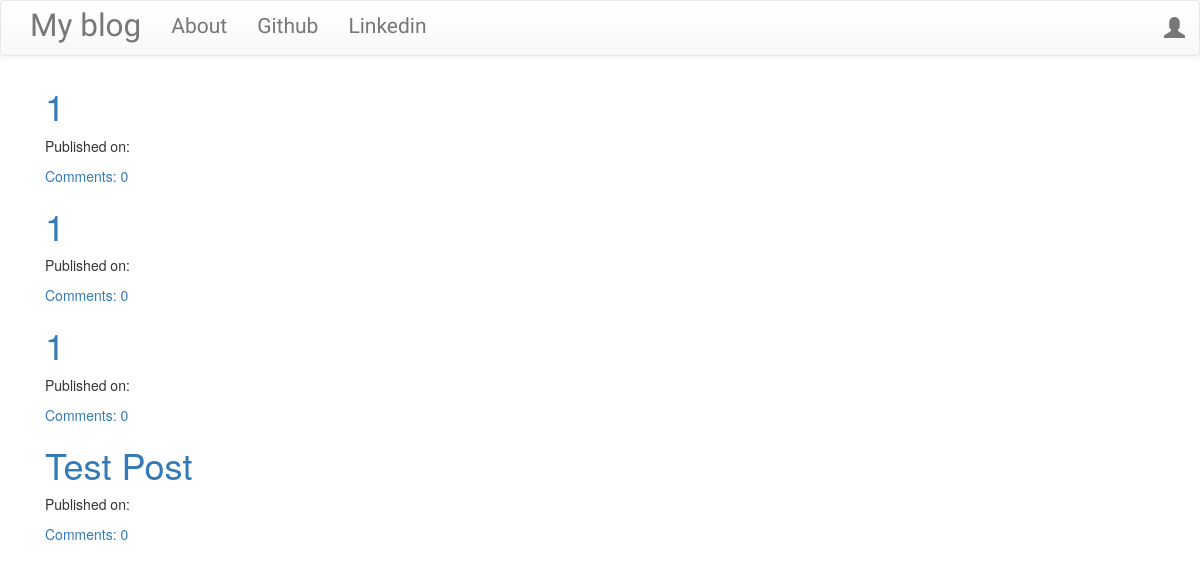
The app's page /, older data.
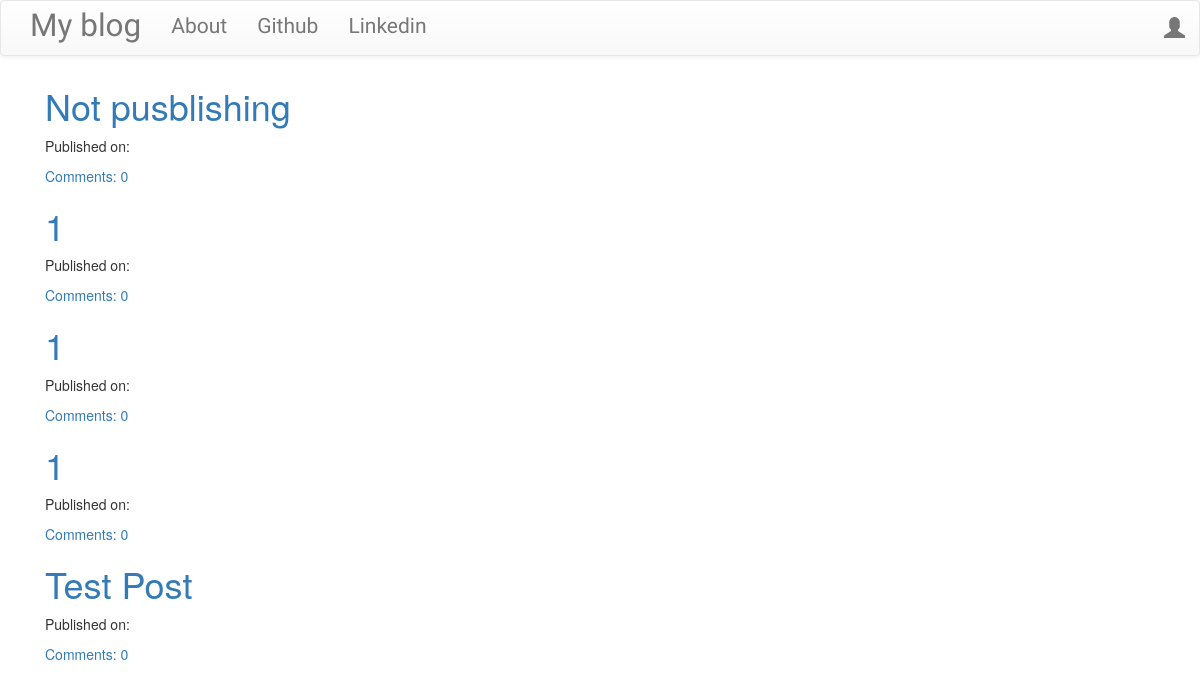
The same page, newer data.
### blog/models.py (models this page shows, shortened)
class Post(models.Model):
    author = models.ForeignKey('auth.User', on_delete=CASCADE)
    title = models.CharField(max_length=200)
    text = models.TextField()
    created_date = models.DateTimeField(default=timezone.now)
    published_date = models.DateTimeField(blank=True,null=True)
    def approve_comments(self):
        return self.comments.filter(approved_comment=True)

### blog/views.py (the view)
# urls.py: url(r'^$',views.PostListView.as_view(),name='post_list'),
class PostListView(ListView):
    model = Post
    def get_queryset(self):
        return Post.objects.filter(published_date__lte=timezone.now()).order_by('-published_date')

### blog/templates/blog/post_list.html
{% extends "blog/base.html" %}
{% block content %}
<div class="centerstage">
    {% for post in post_list %}
    <div class="post">
        <h1><a href="{% url 'post_detail' pk=post.pk %}">{{ post.title }}</a></h1>
        <div class="date">
            <p>Published on: {{post.published|date:"D M Y"}}</p>
        </div>
        <a href="{% url 'post_detail' pk=post.pk %}">Comments: {{post.approve_comments.count}}</a>
    </div>
    {% endfor %}
</div>
{% endblock %}

Row changes from the older to the newer data that the page shows:
added Post: title "Not pusblishing", approve_comments.count "0"
